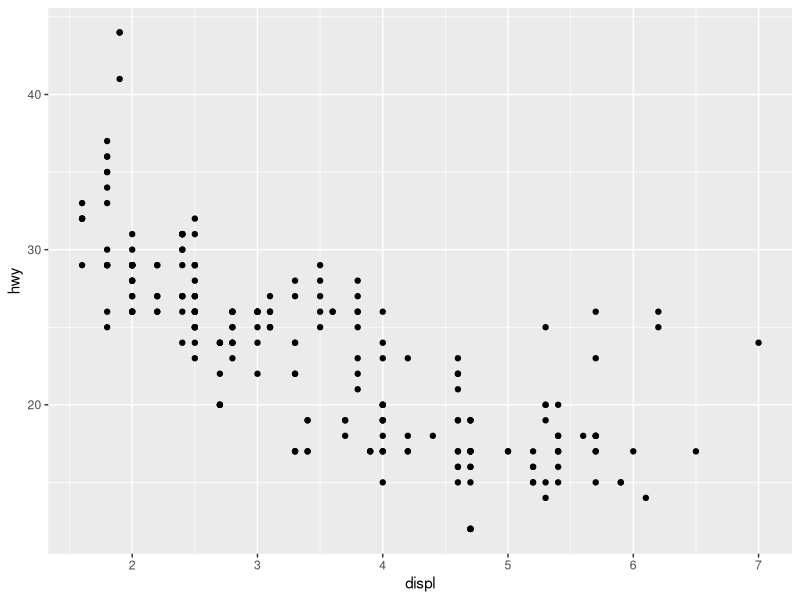
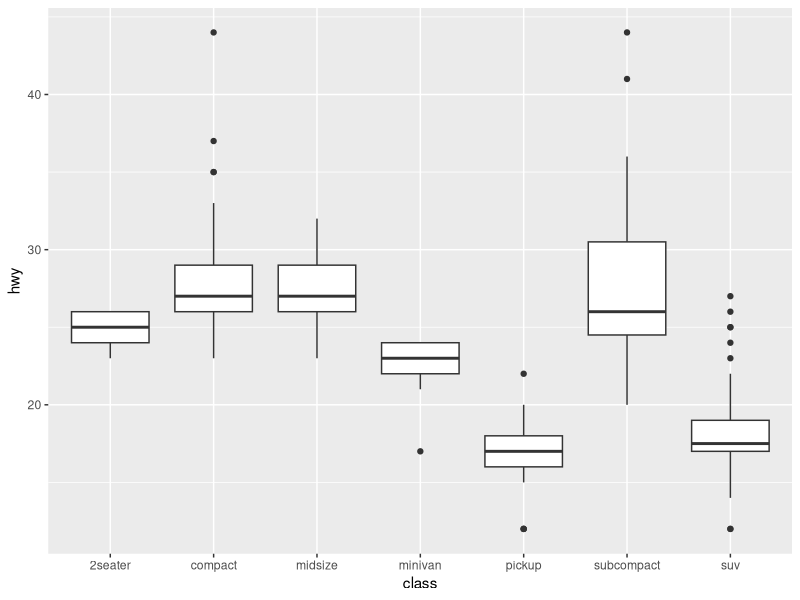
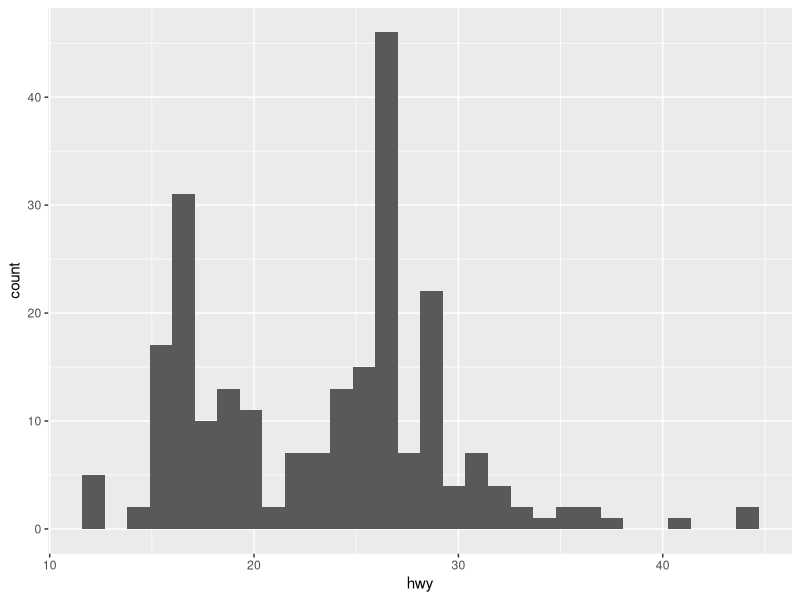
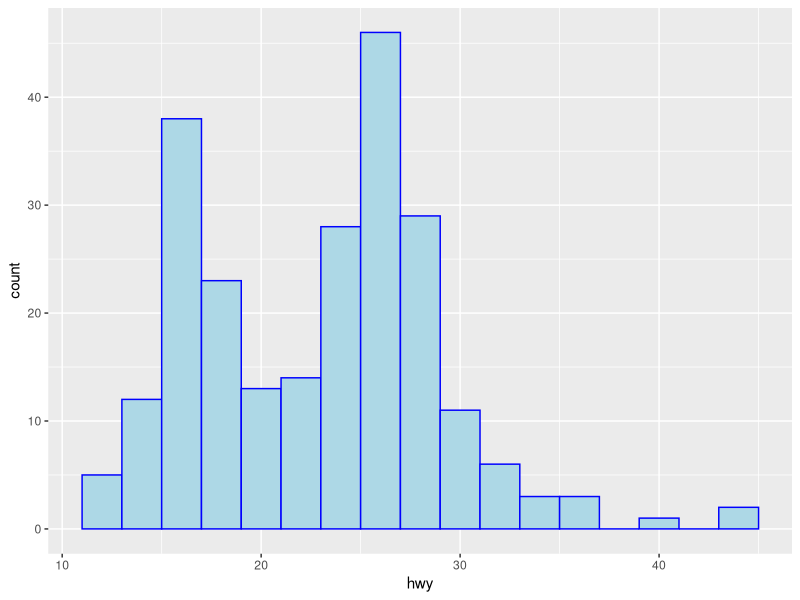
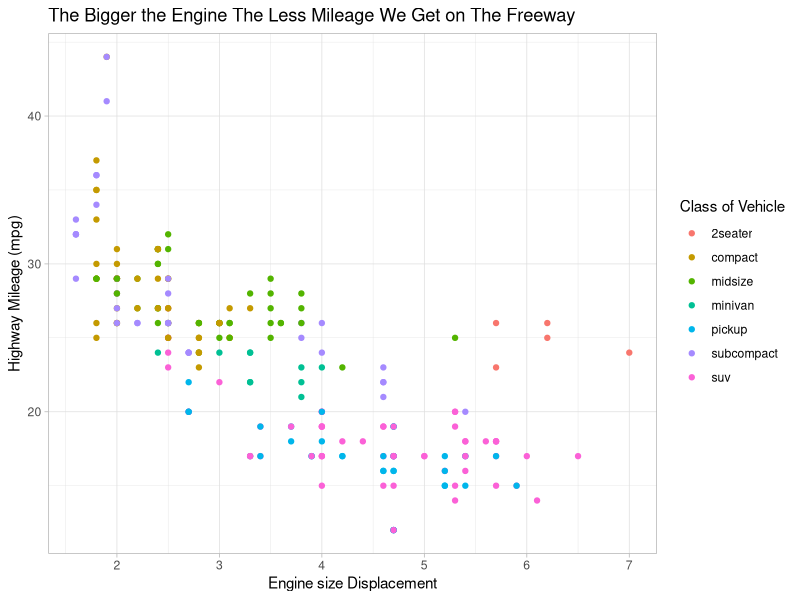
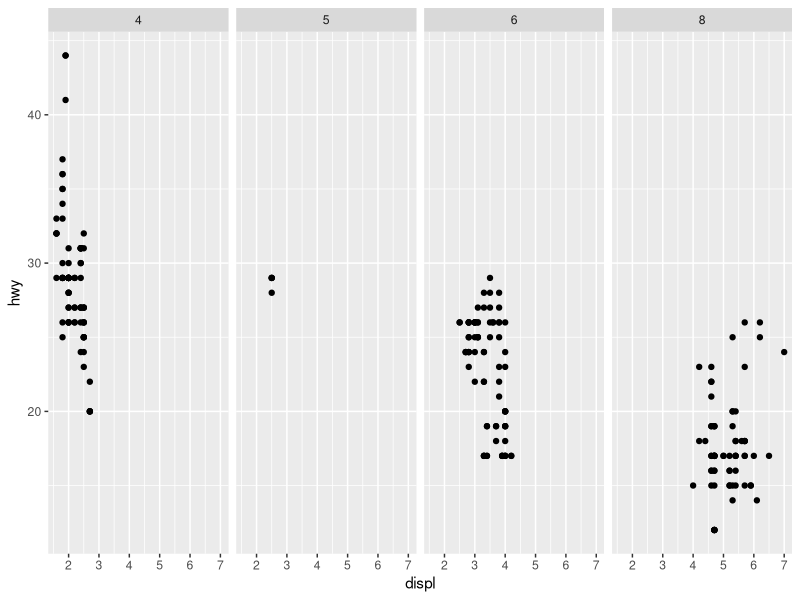
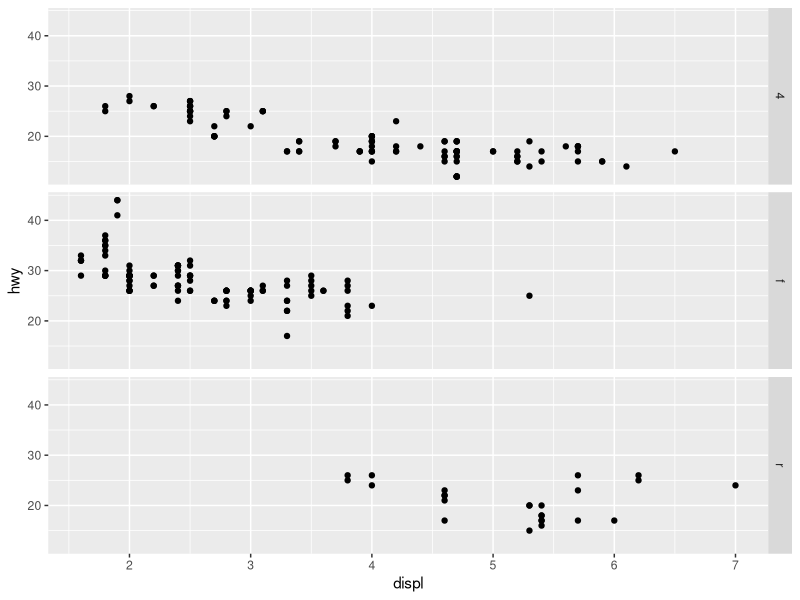
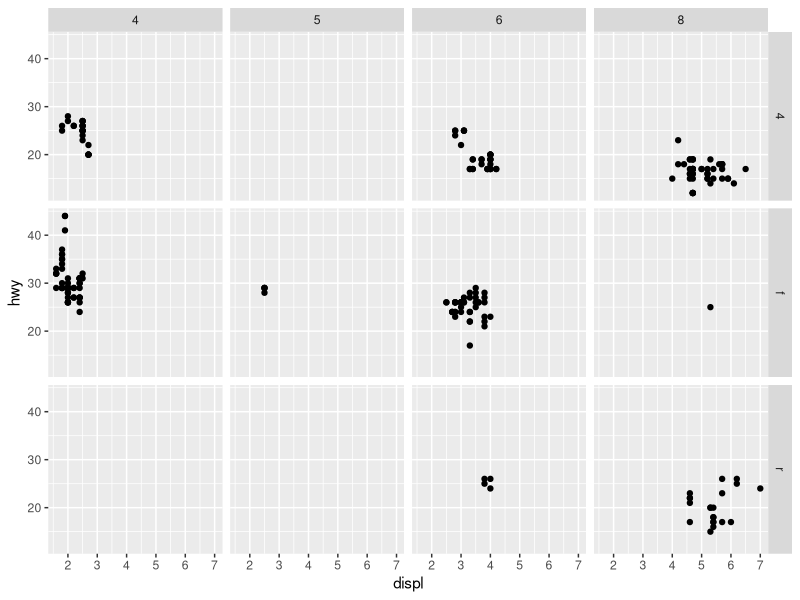

Here is the R script that generated these plots, in order:
## ---- chunk 1
#| label: setup
#| include: false


## ---- chunk 2
library(tidyverse)
## ---- chunk 3
#| label: add-label-0
head(mpg)
## ---- chunk 4
#| label: Making a Scatterplot
ggplot(mpg)+ # makes a blank plot
  geom_point(aes(x=displ,
                 y=hwy)) #geom_point makes a scatterplot, mapping aesthetics displ and hwy to x and y. geometry is scatterplot

## ---- chunk 5
#| label: Making a boxplot
ggplot(data = mpg) +
  geom_boxplot(mapping = aes(x = class, y = hwy))
## ---- chunk 6
#| label: Making histogram
ggplot(mpg)+
  geom_histogram(aes(x=hwy))
## ---- chunk 7
#| label: Changing binwidth
ggplot(mpg)+
  geom_histogram(aes(x=hwy),
                 binwidth = 2,
                 alpha=2, #transparency of the color
                 fill="lightblue", #fills the bars
                 color="blue") #outlines the bars
## ---- chunk 8
#| label: add-label-5
ggplot(data = mpg) +
  geom_point(mapping = aes(x = displ, 
                           y = hwy,
                           color= class))+
  labs(x="Engine size Displacement",
       y="Highway Mileage (mpg)",
       title= "The Bigger the Engine The Less Mileage We Get on The Freeway",
       color="Class of Vehicle") +
  theme_light()
## ---- chunk 9
#| label: faceting
# Makes a plot that the commands below will modify
q <- ggplot(mpg) + geom_point(aes(x = displ, y = hwy))

q + facet_grid(. ~ cyl) # 4 columns based on cyl
q + facet_grid(drv ~ .) # 3rows of dev
q + facet_grid(drv ~ cyl) #3 rows drv, 4 columns cyl
q + facet_wrap(~ class) #each class
## ---- chunk 10
#| label: Making a Bar chart
ggplot(mpg) +
  geom_bar(aes(x=class, fill=drv),
           position = "dodge") +
  labs(x= "Class of Vehicle",
       y= "Count of Vehicles in Sample",
       fill= "Type of Drive")+
  theme_bw()

## ---- chunk 11
ggplot(mpg, aes(x=displ, y=hwy)) + 
  geom_point(aes(color=class)) +
  geom_smooth(color="black",
              se=FALSE,
              method = "lm") +
  scale_color_viridis_d()
#ggsave("example.jpg", width = 6, height= 4)
#adds smooth line and points to the plot
